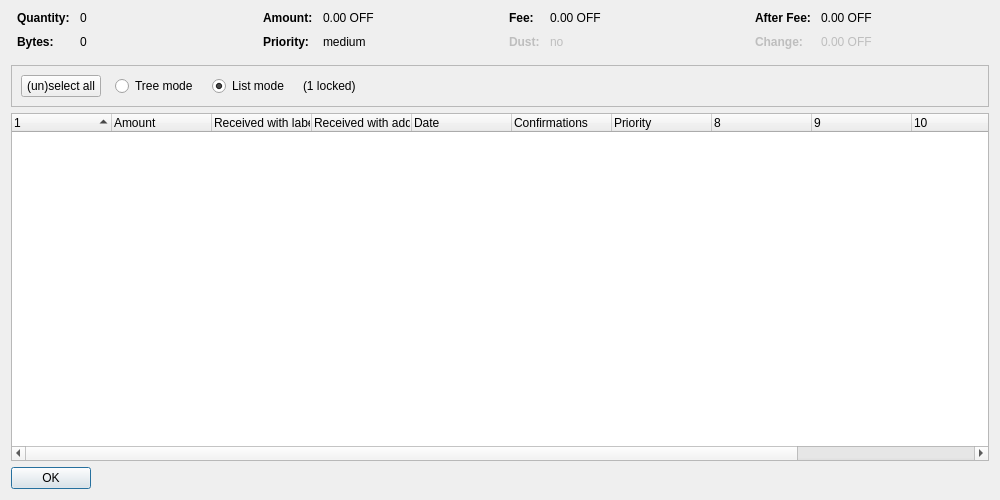
<?xml version="1.0" encoding="UTF-8"?>
<ui version="4.0">
 <class>CoinControlDialog</class>
 <widget class="QDialog" name="CoinControlDialog">
  <property name="geometry">
   <rect>
    <x>0</x>
    <y>0</y>
    <width>1000</width>
    <height>500</height>
   </rect>
  </property>
  <property name="windowTitle">
   <string>Coin Selection</string>
  </property>
  <layout class="QVBoxLayout" name="verticalLayout">
   <item>
    <layout class="QHBoxLayout" name="horizontalLayoutTop" stretch="0,0,0,0">
     <property name="topMargin">
      <number>0</number>
     </property>
     <property name="bottomMargin">
      <number>10</number>
     </property>
     <item>
      <layout class="QFormLayout" name="formLayoutCoinControl1">
       <property name="horizontalSpacing">
        <number>10</number>
       </property>
       <property name="verticalSpacing">
        <number>10</number>
       </property>
       <property name="leftMargin">
        <number>6</number>
       </property>
       <property name="rightMargin">
        <number>6</number>
       </property>
       <item row="0" column="0">
        <widget class="QLabel" name="labelCoinControlQuantityText">
         <property name="font">
          <font>
           <weight>75</weight>
           <bold>true</bold>
          </font>
         </property>
         <property name="text">
          <string>Quantity:</string>
         </property>
        </widget>
       </item>
       <item row="0" column="1">
        <widget class="QLabel" name="labelCoinControlQuantity">
         <property name="cursor">
          <cursorShape>IBeamCursor</cursorShape>
         </property>
         <property name="contextMenuPolicy">
          <enum>Qt::ActionsContextMenu</enum>
         </property>
         <property name="text">
          <string notr="true">0</string>
         </property>
         <property name="textInteractionFlags">
          <set>Qt::LinksAccessibleByMouse|Qt::TextSelectableByKeyboard|Qt::TextSelectableByMouse</set>
         </property>
        </widget>
       </item>
       <item row="1" column="0">
        <widget class="QLabel" name="labelCoinControlBytesText">
         <property name="font">
          <font>
           <weight>75</weight>
           <bold>true</bold>
          </font>
         </property>
         <property name="text">
          <string>Bytes:</string>
         </property>
        </widget>
       </item>
       <item row="1" column="1">
        <widget class="QLabel" name="labelCoinControlBytes">
         <property name="cursor">
          <cursorShape>IBeamCursor</cursorShape>
         </property>
         <property name="contextMenuPolicy">
          <enum>Qt::ActionsContextMenu</enum>
         </property>
         <property name="text">
          <string notr="true">0</string>
         </property>
         <property name="textInteractionFlags">
          <set>Qt::LinksAccessibleByMouse|Qt::TextSelectableByKeyboard|Qt::TextSelectableByMouse</set>
         </property>
        </widget>
       </item>
      </layout>
     </item>
     <item>
      <layout class="QFormLayout" name="formLayoutCoinControl2">
       <property name="horizontalSpacing">
        <number>10</number>
       </property>
       <property name="verticalSpacing">
        <number>10</number>
       </property>
       <property name="leftMargin">
        <number>6</number>
       </property>
       <property name="rightMargin">
        <number>6</number>
       </property>
       <item row="0" column="0">
        <widget class="QLabel" name="labelCoinControlAmountText">
         <property name="font">
          <font>
           <weight>75</weight>
           <bold>true</bold>
          </font>
         </property>
         <property name="text">
          <string>Amount:</string>
         </property>
        </widget>
       </item>
       <item row="0" column="1">
        <widget class="QLabel" name="labelCoinControlAmount">
         <property name="cursor">
          <cursorShape>IBeamCursor</cursorShape>
         </property>
         <property name="contextMenuPolicy">
          <enum>Qt::ActionsContextMenu</enum>
         </property>
         <property name="text">
          <string notr="true">0.00 OFF</string>
         </property>
         <property name="textInteractionFlags">
          <set>Qt::LinksAccessibleByMouse|Qt::TextSelectableByKeyboard|Qt::TextSelectableByMouse</set>
         </property>
        </widget>
       </item>
       <item row="1" column="0">
        <widget class="QLabel" name="labelCoinControlPriorityText">
         <property name="font">
          <font>
           <weight>75</weight>
           <bold>true</bold>
          </font>
         </property>
         <property name="text">
          <string>Priority:</string>
         </property>
        </widget>
       </item>
       <item row="1" column="1">
        <widget class="QLabel" name="labelCoinControlPriority">
         <property name="cursor">
          <cursorShape>IBeamCursor</cursorShape>
         </property>
         <property name="contextMenuPolicy">
          <enum>Qt::ActionsContextMenu</enum>
         </property>
         <property name="text">
          <string notr="true">medium</string>
         </property>
         <property name="textInteractionFlags">
          <set>Qt::LinksAccessibleByMouse|Qt::TextSelectableByKeyboard|Qt::TextSelectableByMouse</set>
         </property>
        </widget>
       </item>
      </layout>
     </item>
     <item>
      <layout class="QFormLayout" name="formLayoutCoinControl3">
       <property name="horizontalSpacing">
        <number>10</number>
       </property>
       <property name="verticalSpacing">
        <number>10</number>
       </property>
       <property name="leftMargin">
        <number>6</number>
       </property>
       <property name="rightMargin">
        <number>6</number>
       </property>
       <item row="0" column="0">
        <widget class="QLabel" name="labelCoinControlFeeText">
         <property name="font">
          <font>
           <weight>75</weight>
           <bold>true</bold>
          </font>
         </property>
         <property name="text">
          <string>Fee:</string>
         </property>
        </widget>
       </item>
       <item row="0" column="1">
        <widget class="QLabel" name="labelCoinControlFee">
         <property name="cursor">
          <cursorShape>IBeamCursor</cursorShape>
         </property>
         <property name="contextMenuPolicy">
          <enum>Qt::ActionsContextMenu</enum>
         </property>
         <property name="text">
          <string notr="true">0.00 OFF</string>
         </property>
         <property name="textInteractionFlags">
          <set>Qt::LinksAccessibleByMouse|Qt::TextSelectableByKeyboard|Qt::TextSelectableByMouse</set>
         </property>
        </widget>
       </item>
       <item row="1" column="0">
        <widget class="QLabel" name="labelCoinControlLowOutputText">
         <property name="enabled">
          <bool>false</bool>
         </property>
         <property name="font">
          <font>
           <weight>75</weight>
           <bold>true</bold>
          </font>
         </property>
         <property name="text">
          <string>Dust:</string>
         </property>
        </widget>
       </item>
       <item row="1" column="1">
        <widget class="QLabel" name="labelCoinControlLowOutput">
         <property name="enabled">
          <bool>false</bool>
         </property>
         <property name="cursor">
          <cursorShape>IBeamCursor</cursorShape>
         </property>
         <property name="contextMenuPolicy">
          <enum>Qt::ActionsContextMenu</enum>
         </property>
         <property name="text">
          <string notr="true">no</string>
         </property>
         <property name="textInteractionFlags">
          <set>Qt::LinksAccessibleByMouse|Qt::TextSelectableByKeyboard|Qt::TextSelectableByMouse</set>
         </property>
        </widget>
       </item>
      </layout>
     </item>
     <item>
      <layout class="QFormLayout" name="formLayoutCoinControl4">
       <property name="horizontalSpacing">
        <number>10</number>
       </property>
       <property name="verticalSpacing">
        <number>10</number>
       </property>
       <property name="leftMargin">
        <number>6</number>
       </property>
       <property name="rightMargin">
        <number>6</number>
       </property>
       <item row="0" column="0">
        <widget class="QLabel" name="labelCoinControlAfterFeeText">
         <property name="font">
          <font>
           <weight>75</weight>
           <bold>true</bold>
          </font>
         </property>
         <property name="text">
          <string>After Fee:</string>
         </property>
        </widget>
       </item>
       <item row="0" column="1">
        <widget class="QLabel" name="labelCoinControlAfterFee">
         <property name="cursor">
          <cursorShape>IBeamCursor</cursorShape>
         </property>
         <property name="contextMenuPolicy">
          <enum>Qt::ActionsContextMenu</enum>
         </property>
         <property name="text">
          <string notr="true">0.00 OFF</string>
         </property>
         <property name="textInteractionFlags">
          <set>Qt::LinksAccessibleByMouse|Qt::TextSelectableByKeyboard|Qt::TextSelectableByMouse</set>
         </property>
        </widget>
       </item>
       <item row="1" column="0">
        <widget class="QLabel" name="labelCoinControlChangeText">
         <property name="enabled">
          <bool>false</bool>
         </property>
         <property name="font">
          <font>
           <weight>75</weight>
           <bold>true</bold>
          </font>
         </property>
         <property name="text">
          <string>Change:</string>
         </property>
        </widget>
       </item>
       <item row="1" column="1">
        <widget class="QLabel" name="labelCoinControlChange">
         <property name="enabled">
          <bool>false</bool>
         </property>
         <property name="cursor">
          <cursorShape>IBeamCursor</cursorShape>
         </property>
         <property name="contextMenuPolicy">
          <enum>Qt::ActionsContextMenu</enum>
         </property>
         <property name="text">
          <string notr="true">0.00 OFF</string>
         </property>
         <property name="textInteractionFlags">
          <set>Qt::LinksAccessibleByMouse|Qt::TextSelectableByKeyboard|Qt::TextSelectableByMouse</set>
         </property>
        </widget>
       </item>
      </layout>
     </item>
    </layout>
   </item>
   <item>
    <widget class="QFrame" name="frame">
     <property name="minimumSize">
      <size>
       <width>0</width>
       <height>40</height>
      </size>
     </property>
     <property name="frameShape">
      <enum>QFrame::StyledPanel</enum>
     </property>
     <property name="frameShadow">
      <enum>QFrame::Sunken</enum>
     </property>
     <layout class="QHBoxLayout" name="horizontalLayout">
      <item>
       <layout class="QHBoxLayout" name="horizontalLayoutPanel" stretch="0,0,0,0,0">
        <property name="spacing">
         <number>14</number>
        </property>
        <item>
         <widget class="QPushButton" name="pushButtonSelectAll">
          <property name="sizePolicy">
           <sizepolicy hsizetype="Maximum" vsizetype="Fixed">
            <horstretch>0</horstretch>
            <verstretch>0</verstretch>
           </sizepolicy>
          </property>
          <property name="text">
           <string>(un)select all</string>
          </property>
          <property name="autoDefault">
           <bool>false</bool>
          </property>
         </widget>
        </item>
        <item>
         <widget class="QRadioButton" name="radioTreeMode">
          <property name="sizePolicy">
           <sizepolicy hsizetype="Maximum" vsizetype="Fixed">
            <horstretch>0</horstretch>
            <verstretch>0</verstretch>
           </sizepolicy>
          </property>
          <property name="text">
           <string>Tree mode</string>
          </property>
         </widget>
        </item>
        <item>
         <widget class="QRadioButton" name="radioListMode">
          <property name="sizePolicy">
           <sizepolicy hsizetype="Maximum" vsizetype="Fixed">
            <horstretch>0</horstretch>
            <verstretch>0</verstretch>
           </sizepolicy>
          </property>
          <property name="text">
           <string>List mode</string>
          </property>
          <property name="checked">
           <bool>true</bool>
          </property>
         </widget>
        </item>
        <item>
         <widget class="QLabel" name="labelLocked">
          <property name="text">
           <string notr="true">(1 locked)</string>
          </property>
         </widget>
        </item>
        <item>
         <spacer name="horizontalSpacer">
          <property name="orientation">
           <enum>Qt::Horizontal</enum>
          </property>
          <property name="sizeHint" stdset="0">
           <size>
            <width>40</width>
            <height>20</height>
           </size>
          </property>
         </spacer>
        </item>
       </layout>
      </item>
     </layout>
    </widget>
   </item>
   <item>
    <widget class="CoinControlTreeWidget" name="treeWidget">
     <property name="contextMenuPolicy">
      <enum>Qt::CustomContextMenu</enum>
     </property>
     <property name="sortingEnabled">
      <bool>false</bool>
     </property>
     <property name="columnCount">
      <number>12</number>
     </property>
     <attribute name="headerShowSortIndicator" stdset="0">
      <bool>true</bool>
     </attribute>
     <attribute name="headerStretchLastSection">
      <bool>false</bool>
     </attribute>
     <column>
      <property name="text">
       <string/>
      </property>
     </column>
     <column>
      <property name="text">
       <string>Amount</string>
      </property>
     </column>
     <column>
      <property name="text">
       <string>Received with label</string>
      </property>
     </column>
     <column>
      <property name="text">
       <string>Received with address</string>
      </property>
     </column>
     <column>
      <property name="text">
       <string>Date</string>
      </property>
     </column>
     <column>
      <property name="text">
       <string>Confirmations</string>
      </property>
      <property name="toolTip">
       <string>Confirmed</string>
      </property>
     </column>
     <column>
      <property name="text">
       <string>Priority</string>
      </property>
     </column>
     <column>
      <property name="text">
       <string/>
      </property>
     </column>
     <column>
      <property name="text">
       <string/>
      </property>
     </column>
     <column>
      <property name="text">
       <string/>
      </property>
     </column>
     <column>
      <property name="text">
       <string/>
      </property>
     </column>
     <column>
      <property name="text">
       <string/>
      </property>
     </column>
    </widget>
   </item>
   <item>
    <widget class="QDialogButtonBox" name="buttonBox">
     <property name="sizePolicy">
      <sizepolicy hsizetype="Maximum" vsizetype="Fixed">
       <horstretch>0</horstretch>
       <verstretch>0</verstretch>
      </sizepolicy>
     </property>
     <property name="orientation">
      <enum>Qt::Horizontal</enum>
     </property>
     <property name="standardButtons">
      <set>QDialogButtonBox::Ok</set>
     </property>
    </widget>
   </item>
  </layout>
 </widget>
 <customwidgets>
  <customwidget>
   <class>CoinControlTreeWidget</class>
   <extends>QTreeWidget</extends>
   <header>coincontroltreewidget.h</header>
  </customwidget>
 </customwidgets>
 <resources/>
 <connections/>
</ui>
